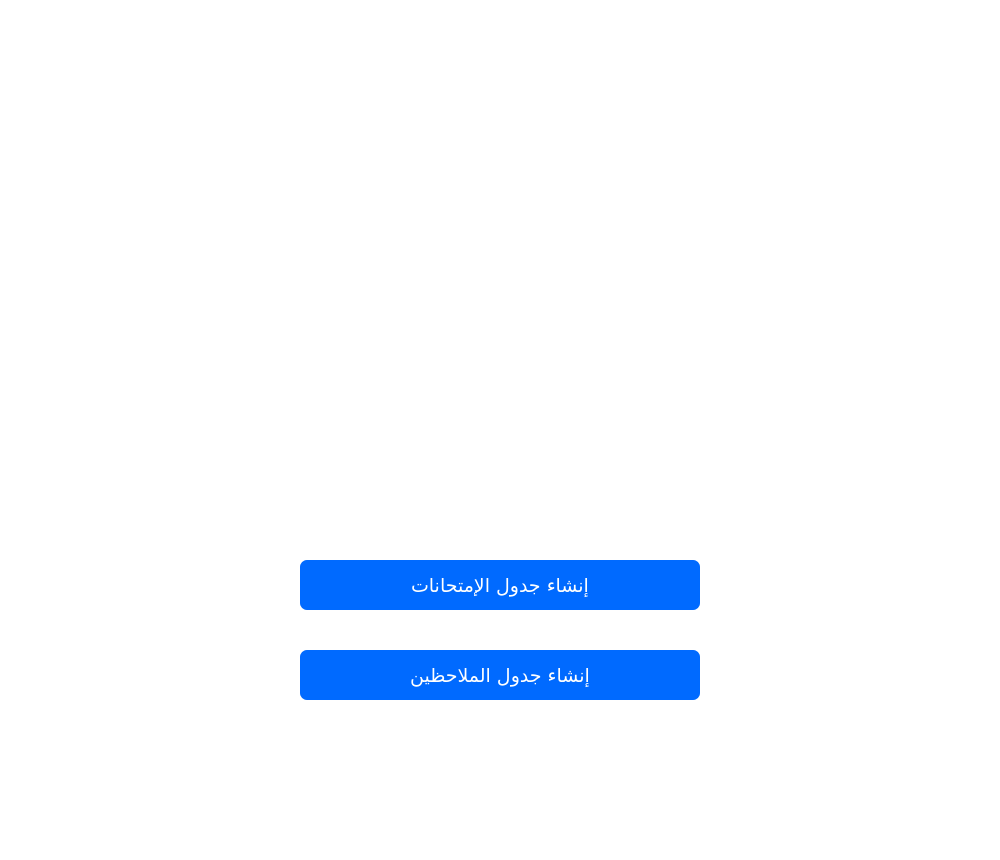
<?xml version="1.0" encoding="UTF-8"?>
<ui version="4.0">
 <class>Form</class>
 <widget class="QWidget" name="Form">
  <property name="geometry">
   <rect>
    <x>0</x>
    <y>0</y>
    <width>1000</width>
    <height>860</height>
   </rect>
  </property>
  <property name="windowTitle">
   <string>Form</string>
  </property>
  <property name="styleSheet">
   <string notr="true">background-color: #fff;</string>
  </property>
  <layout class="QHBoxLayout" name="horizontalLayout">
   <property name="spacing">
    <number>0</number>
   </property>
   <property name="leftMargin">
    <number>0</number>
   </property>
   <property name="topMargin">
    <number>0</number>
   </property>
   <property name="rightMargin">
    <number>0</number>
   </property>
   <property name="bottomMargin">
    <number>0</number>
   </property>
   <item>
    <widget class="QWidget" name="main" native="true">
     <layout class="QVBoxLayout" name="verticalLayout">
      <property name="spacing">
       <number>0</number>
      </property>
      <property name="leftMargin">
       <number>0</number>
      </property>
      <property name="topMargin">
       <number>0</number>
      </property>
      <property name="rightMargin">
       <number>0</number>
      </property>
      <property name="bottomMargin">
       <number>0</number>
      </property>
      <item>
       <widget class="QWidget" name="body" native="true">
        <layout class="QVBoxLayout" name="verticalLayout_2">
         <property name="spacing">
          <number>100</number>
         </property>
         <property name="leftMargin">
          <number>60</number>
         </property>
         <property name="topMargin">
          <number>60</number>
         </property>
         <property name="rightMargin">
          <number>60</number>
         </property>
         <property name="bottomMargin">
          <number>60</number>
         </property>
         <item>
          <spacer name="verticalSpacer">
           <property name="orientation">
            <enum>Qt::Vertical</enum>
           </property>
           <property name="sizeHint" stdset="0">
            <size>
             <width>20</width>
             <height>40</height>
            </size>
           </property>
          </spacer>
         </item>
         <item>
          <widget class="QWidget" name="screenHeader" native="true">
           <property name="minimumSize">
            <size>
             <width>0</width>
             <height>300</height>
            </size>
           </property>
           <property name="maximumSize">
            <size>
             <width>16777215</width>
             <height>300</height>
            </size>
           </property>
           <property name="styleSheet">
            <string notr="true"/>
           </property>
           <layout class="QVBoxLayout" name="verticalLayout_4">
            <property name="spacing">
             <number>0</number>
            </property>
            <property name="leftMargin">
             <number>0</number>
            </property>
            <property name="topMargin">
             <number>0</number>
            </property>
            <property name="rightMargin">
             <number>0</number>
            </property>
            <property name="bottomMargin">
             <number>0</number>
            </property>
            <item>
             <widget class="QWidget" name="widget_3" native="true">
              <property name="minimumSize">
               <size>
                <width>0</width>
                <height>300</height>
               </size>
              </property>
              <property name="maximumSize">
               <size>
                <width>16777215</width>
                <height>300</height>
               </size>
              </property>
              <layout class="QHBoxLayout" name="horizontalLayout_5">
               <property name="spacing">
                <number>10</number>
               </property>
               <property name="leftMargin">
                <number>0</number>
               </property>
               <property name="topMargin">
                <number>0</number>
               </property>
               <property name="rightMargin">
                <number>0</number>
               </property>
               <property name="bottomMargin">
                <number>0</number>
               </property>
               <item>
                <spacer name="horizontalSpacer">
                 <property name="orientation">
                  <enum>Qt::Horizontal</enum>
                 </property>
                 <property name="sizeHint" stdset="0">
                  <size>
                   <width>40</width>
                   <height>20</height>
                  </size>
                 </property>
                </spacer>
               </item>
               <item>
                <widget class="QLabel" name="label">
                 <property name="minimumSize">
                  <size>
                   <width>275</width>
                   <height>275</height>
                  </size>
                 </property>
                 <property name="maximumSize">
                  <size>
                   <width>275</width>
                   <height>275</height>
                  </size>
                 </property>
                 <property name="font">
                  <font>
                   <family>Ubuntu Condensed</family>
                   <pointsize>30</pointsize>
                   <weight>75</weight>
                   <bold>true</bold>
                  </font>
                 </property>
                 <property name="cursor">
                  <cursorShape>ArrowCursor</cursorShape>
                 </property>
                 <property name="text">
                  <string/>
                 </property>
                 <property name="pixmap">
                  <pixmap>../icons/logo blue.png</pixmap>
                 </property>
                 <property name="scaledContents">
                  <bool>true</bool>
                 </property>
                 <property name="alignment">
                  <set>Qt::AlignCenter</set>
                 </property>
                </widget>
               </item>
               <item>
                <spacer name="horizontalSpacer_2">
                 <property name="orientation">
                  <enum>Qt::Horizontal</enum>
                 </property>
                 <property name="sizeHint" stdset="0">
                  <size>
                   <width>20</width>
                   <height>20</height>
                  </size>
                 </property>
                </spacer>
               </item>
              </layout>
             </widget>
            </item>
           </layout>
          </widget>
         </item>
         <item>
          <widget class="QWidget" name="mainBody" native="true">
           <property name="minimumSize">
            <size>
             <width>0</width>
             <height>0</height>
            </size>
           </property>
           <layout class="QVBoxLayout" name="verticalLayout_3">
            <property name="spacing">
             <number>40</number>
            </property>
            <property name="leftMargin">
             <number>0</number>
            </property>
            <property name="topMargin">
             <number>0</number>
            </property>
            <property name="rightMargin">
             <number>0</number>
            </property>
            <property name="bottomMargin">
             <number>0</number>
            </property>
            <item>
             <widget class="QWidget" name="widget" native="true">
              <property name="minimumSize">
               <size>
                <width>0</width>
                <height>50</height>
               </size>
              </property>
              <property name="maximumSize">
               <size>
                <width>16777215</width>
                <height>50</height>
               </size>
              </property>
              <layout class="QHBoxLayout" name="horizontalLayout_2">
               <property name="spacing">
                <number>0</number>
               </property>
               <property name="leftMargin">
                <number>0</number>
               </property>
               <property name="topMargin">
                <number>0</number>
               </property>
               <property name="rightMargin">
                <number>0</number>
               </property>
               <property name="bottomMargin">
                <number>0</number>
               </property>
               <item>
                <widget class="QPushButton" name="exam">
                 <property name="minimumSize">
                  <size>
                   <width>400</width>
                   <height>50</height>
                  </size>
                 </property>
                 <property name="maximumSize">
                  <size>
                   <width>400</width>
                   <height>50</height>
                  </size>
                 </property>
                 <property name="font">
                  <font>
                   <family>Cascadia Code</family>
                   <pointsize>14</pointsize>
                  </font>
                 </property>
                 <property name="cursor">
                  <cursorShape>PointingHandCursor</cursorShape>
                 </property>
                 <property name="styleSheet">
                  <string notr="true">background-color: #006aff;
color: white;
border-radius: 7px;</string>
                 </property>
                 <property name="text">
                  <string>إنشاء جدول الإمتحانات</string>
                 </property>
                </widget>
               </item>
              </layout>
             </widget>
            </item>
            <item>
             <widget class="QWidget" name="widget_2" native="true">
              <property name="minimumSize">
               <size>
                <width>0</width>
                <height>50</height>
               </size>
              </property>
              <property name="maximumSize">
               <size>
                <width>16777215</width>
                <height>50</height>
               </size>
              </property>
              <layout class="QHBoxLayout" name="horizontalLayout_6">
               <property name="spacing">
                <number>0</number>
               </property>
               <property name="leftMargin">
                <number>0</number>
               </property>
               <property name="topMargin">
                <number>0</number>
               </property>
               <property name="rightMargin">
                <number>0</number>
               </property>
               <property name="bottomMargin">
                <number>0</number>
               </property>
               <item>
                <widget class="QPushButton" name="inv">
                 <property name="minimumSize">
                  <size>
                   <width>400</width>
                   <height>50</height>
                  </size>
                 </property>
                 <property name="maximumSize">
                  <size>
                   <width>400</width>
                   <height>50</height>
                  </size>
                 </property>
                 <property name="font">
                  <font>
                   <family>Cascadia Code</family>
                   <pointsize>14</pointsize>
                   <weight>50</weight>
                   <bold>false</bold>
                  </font>
                 </property>
                 <property name="cursor">
                  <cursorShape>PointingHandCursor</cursorShape>
                 </property>
                 <property name="styleSheet">
                  <string notr="true">background-color: #006aff;
color: white;
border-radius: 7px;</string>
                 </property>
                 <property name="text">
                  <string>إنشاء جدول الملاحظين</string>
                 </property>
                </widget>
               </item>
              </layout>
             </widget>
            </item>
           </layout>
          </widget>
         </item>
         <item>
          <spacer name="verticalSpacer_2">
           <property name="orientation">
            <enum>Qt::Vertical</enum>
           </property>
           <property name="sizeHint" stdset="0">
            <size>
             <width>20</width>
             <height>40</height>
            </size>
           </property>
          </spacer>
         </item>
        </layout>
       </widget>
      </item>
     </layout>
    </widget>
   </item>
  </layout>
 </widget>
 <resources>
  <include location="qResFile.qrc"/>
 </resources>
 <connections/>
</ui>
